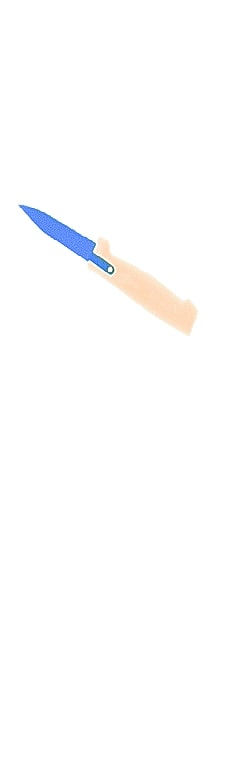
#> input picture threat_images/t1.jpg, 232 x 768 px; its folder holds only this picture in this run
$ jupyter execute 'CV Dimensionless Technologies.ipynb'
#> lines starting #> are read from the running program, lines starting #| are printed output that depends on the picture; after the words box and inside, x2 and y2 are one past the last pixel; in counts of white or black regions, pixels touching at a corner belong together
[cell 1]
import cv2
from matplotlib import pyplot as plt
import numpy as np
import glob
from PIL import Image
import imutils

# Cropping and obtaining masks for the threat objects

[cell 2]
#copying file names of all threat_images into a list named file_list
file_list = glob.glob('threat_images/*.jpg')

[cell 3]
file_list

[cell 4]
threat_area={} # used to store the area of the threat object using the area of it's contour
i=0 #just used to make names for saving images
for file in file_list:  #iterating through each threat image
    i+=1
    img = cv2.imread(file)  #reading the image using cv2
#> img is the input picture: shape (768, 232, 3); mean B, G, R 253.7, 253.4, 253.4
    gray = cv2.cvtColor(img, cv2.COLOR_BGR2GRAY) #converting the image into gray scale
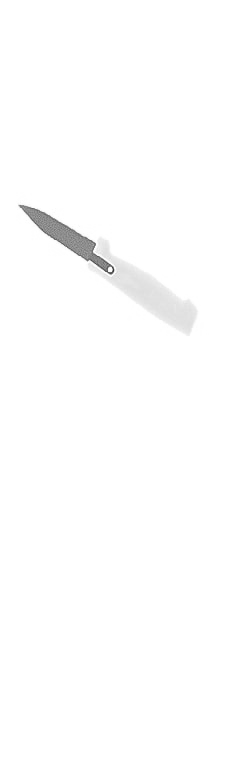
#> gray: shape (768, 232); min 53, max 255, mean 253.4
    threshold, binary_inv = cv2.threshold(gray, thresh=245, maxval=255,type=cv2.THRESH_BINARY_INV) #converting image into binary
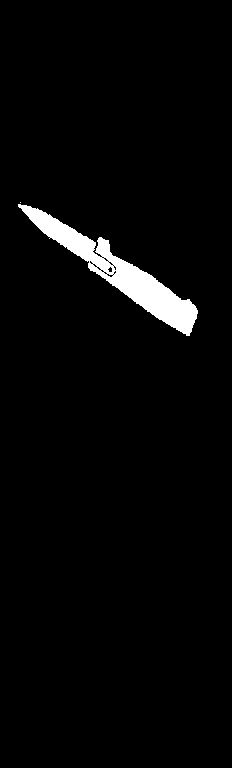
#> binary_inv: shape (768, 232); 2.8% white; 2 white regions (1 under 20 px)
    contours, hierarchy = cv2.findContours(binary_inv,cv2.RETR_LIST,cv2.CHAIN_APPROX_SIMPLE) #finding all contours for the image
#> contours = 17 contours, 15 with area under 20; largest, box (x1, y1, x2, y2) and area: (18, 204, 198, 336) 4849, (107, 266, 113, 273) 20
    max_box = (0,0,0,0) #to store bounding rectangle for biggest contour as biggest contour will be the threat object
    max_area = 0  # to store area of biggest contour

    #to find the contour of the entire threat object
    for contour in contours: #iterating through every contour obtained
        x,y,w,h = cv2.boundingRect(contour) #getting a bounding rectangle for each contour
        area = w*h #measuring the area of the bounding rectangle

        #finding contour with max bounding rectangle area
        if area > max_area:
            max_box = x,y,w,h
            max_area = area
#> this loop made 17 passes
#> (x, y, w, h, area, max_area) on passes 2, 6, 16: (106, 273, 8, 5, 40, 40), (107, 266, 6, 7, 42, 42), (18, 204, 180, 132, 23760, 23760)
#> (x, y, w, h, area) on passes 3, 4, 5, 7, 8, 10: (103, 271, 5, 4, 20), (113, 270, 4, 5, 20), (100, 269, 5, 4, 20), (96, 266, 6, 5, 30), (113, 265, 4, 6, 24), (92, 263, 6, 5, 30)
#> after the loop, max_area = 23760

    x,y,w,h = max_box #values of bounding ractangle with max_area
#> x = 18; y = 204; w = 180; h = 132
    ROI = img[y:y+h,x:x+w] #cropping out that region of intrest where threat is present from the entire threat image
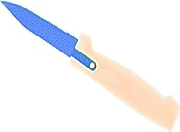
#> ROI: shape (132, 180, 3); mean B, G, R 245, 242.8, 243.3

     #storing these cropped imaged into a new folder cropped_images
    filename = "cropped_threats\\t"+str(i)+"_threat.png"
    threat_area[filename]=max_area
    cv2.imwrite(filename, ROI)

[cell 5]
#showing all cropped images
threat_list = glob.glob('cropped_threats\\*_threat.png')
fig, axs = plt.subplots(2, 3,figsize=(9,9))
for i in range(len(threat_list)):
    img = cv2.imread(threat_list[i])
    axs[i%2, i%3].imshow(img)

[cell 6]
#making a mask for these cropped images inorder to lay only the threat object and get rid of all surroundings
#initialising a kernel of size 3*3 which will be eventually used for morphological operations
kernel = np.ones((3,3),np.uint8)
#iterating through every cropped threat image
for file in threat_list:
    #reading and converting the image into binary format (inverse binary has been used to make background black)
    img = cv2.imread(file)
    #img = contrast_enhance(img)
    gray = cv2.cvtColor(img, cv2.COLOR_BGR2GRAY)
    threshold, binary_inv = cv2.threshold(gray, thresh=245, maxval=255,type=cv2.THRESH_BINARY_INV)
    #using opening operation in order to get rid of surrounding noise (white pixels in black regions)
    binary_inv = cv2.morphologyEx(binary_inv,cv2.MORPH_OPEN, kernel=kernel, iterations=1)

    #finding the largest contour for the threat same as done before
    contours, hierarchy = cv2.findContours(binary_inv,cv2.RETR_EXTERNAL,cv2.CHAIN_APPROX_SIMPLE)
    max_box = (0,0,0,0)
    max_area = 0
    cont_id = -1
    for i in range(len(contours)):
        x,y,w,h = cv2.boundingRect(contours[i])
        area = w*h
        if area > max_area:
            max_box = x,y,w,h
            max_area = area
            cont_id = i
    x,y,w,h = max_box

    #after  finding the largest contour, iterate through every pixel in that bounding rectangle of that contour and make
    #it as white pixel if it is black. This is needed as we will further use this binary image as mask to crop threat onto bg
    for i in range(y,y+h+1):
        for j in range(x,x+w+1):
            pos=cv2.pointPolygonTest(contours[cont_id],(i,j),False)
            if(pos==1 and binary_inv[j][i]==0):
                binary_inv[j][i]=255

    #storing all masks for each threat with _mask as suffix to its original threat name
    filename = file[:-4] + "_mask.png"
    cv2.imwrite(filename,binary_inv)

[cell 7]
#diisplaying threat's masks
file_list = glob.glob('cropped_threats/*_mask.png')
fig, axs = plt.subplots(2, 3,figsize=(9,9))
for i in range(len(file_list)):
    img = cv2.imread(file_list[i])
    axs[i%2, i%3].imshow(img,'gray')

# BAG boundaries and Blending

[cell 8]
#this function is used to paste the translucent threat onto baggage images
def trans_blend(fg_img,bg_img,mask,box=(50,50)):
    bg_img_trans = Image.new("RGBA",bg_img.size,(255, 255, 255, 0))
    bg_img=bg_img.convert("RGBA")
    bg_img_trans.paste(fg_img,box,mask=mask)
    bg1 = Image.blend(bg_img_trans, bg_img,0.35)
    bg2 = Image.blend(bg_img_trans, bg_img,1.0)
    bg=  Image.alpha_composite(bg2,bg1)
    return bg

[cell 9]
#storing names of all backgroud_images and threats into lists
file_list = glob.glob('background_images/*.jpg')
threat_list = glob.glob('cropped_threats/*_threat.png')

[cell 10]
threat_list

[cell 11]
#this is area of each threat image calculated previously
threat_area
#> Out = {'cropped_threats\\t1_threat.png': 23760}

$ run again, on threat_images/t5.jpg
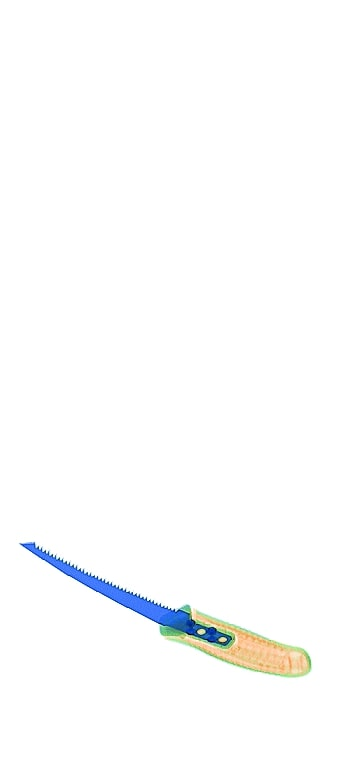
#> input picture threat_images/t5.jpg, 347 x 768 px
#> img is the input picture: shape (768, 347, 3); mean B, G, R 252.6, 252.4, 251.9
#> `threshold, binary_inv = cv2.threshold(gray, thresh=245, maxval=255,typ..`:
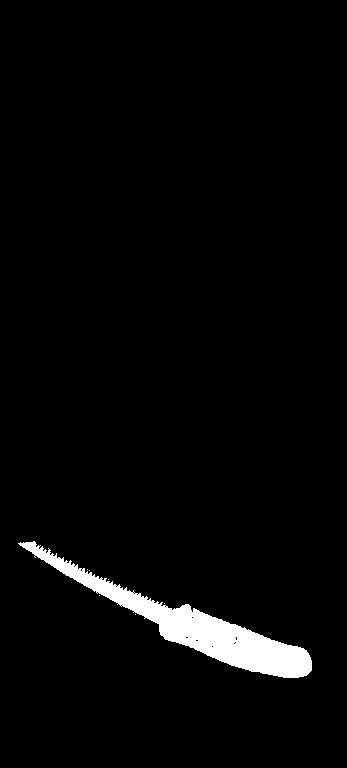
#> binary_inv: shape (768, 347); 2.9% white; 7 white regions (6 under 20 px)
#> contours = 23 contours, 22 with area under 20; largest, box (x1, y1, x2, y2) and area: (18, 541, 312, 678) 7461
#> the loop `for contour in contours:` made 23 passes
#> (x, y, w, h, area, max_area) on pass 23: (18, 541, 294, 137, 40278, 40278)
#> after the loop `for contour in contours:`: max_area = 40278
#> `ROI = img[y:y+h,x:x+w]`:
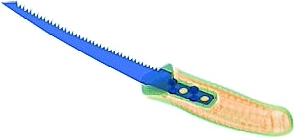
#> ROI: shape (137, 294, 3); mean B, G, R 239.2, 238, 234.6
#> Out = {'cropped_threats\\t1_threat.png': 40278}

$ run again, on threat_images/t2.jpg
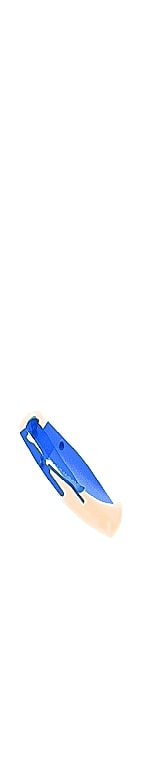
#> input picture threat_images/t2.jpg, 157 x 768 px
#> img is the input picture: shape (768, 157, 3); mean B, G, R 253.2, 251, 249.9
#> `threshold, binary_inv = cv2.threshold(gray, thresh=245, maxval=255,typ..`:
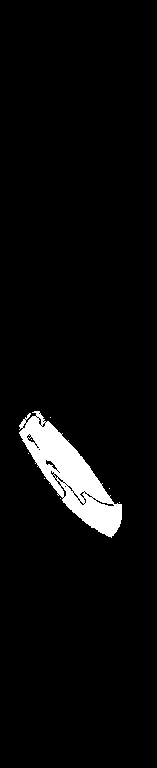
#> binary_inv: shape (768, 157); 4.1% white; 8 white regions (7 under 20 px)
#> contours = 56 contours, 51 with area under 20; largest, box (x1, y1, x2, y2) and area: (19, 411, 122, 538) 5006, (45, 459, 58, 471) 50, (95, 499, 115, 507) 46, (60, 485, 67, 498) 30, (27, 436, 36, 444) 28
#> the loop `for contour in contours:` made 56 passes
#> (x, y, w, h, area, max_area) on passes 3, 4, 56: (79, 500, 6, 6, 36, 36), (95, 499, 20, 8, 160, 160), (19, 411, 103, 127, 13081, 13081)
#> after the loop `for contour in contours:`: max_area = 13081
#> `ROI = img[y:y+h,x:x+w]`:
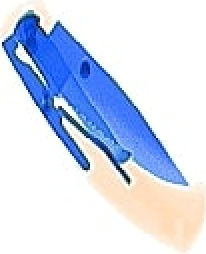
#> ROI: shape (127, 103, 3) (shown 2 times larger); mean B, G, R 238.6, 218.3, 208.4
#> Out = {'cropped_threats\\t1_threat.png': 13081}
